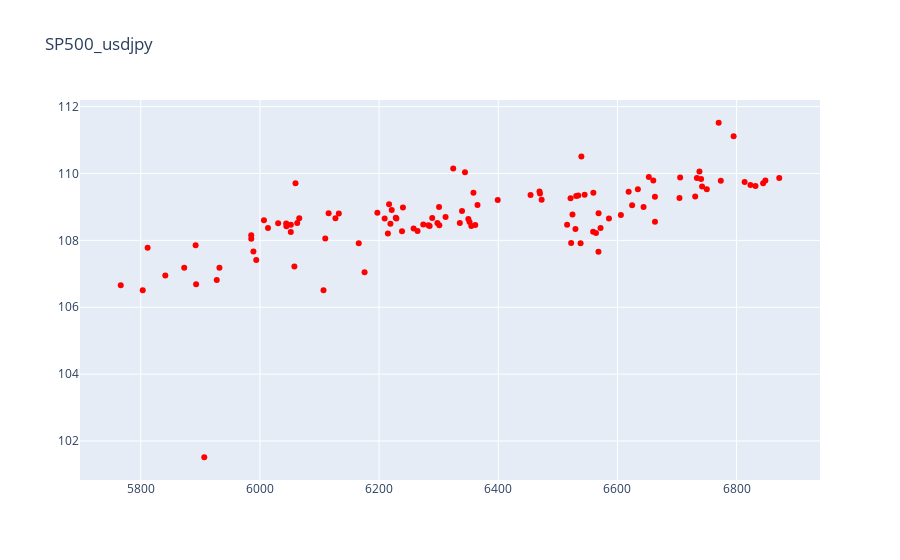

Notebook cell for this chart:
### Code cell
fig = go.Figure(data=go.Scatter(x=df['sp500_Low'],
                                y=df['usdjpy_Low'],
                                mode='markers',
                                marker_color="red")) # hover text goes here

fig.update_layout(title='SP500_usdjpy')
fig.show()
